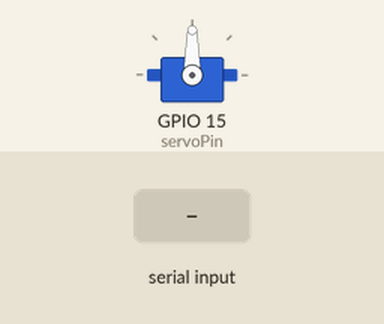
The sketch below on a simulated ESP32. On the bench: servo. Inputs (shaded band) come from the test bench.

Above: at 1.2 s.
1.3 s: "30,150\n" received over Serial
At 2.9 s:
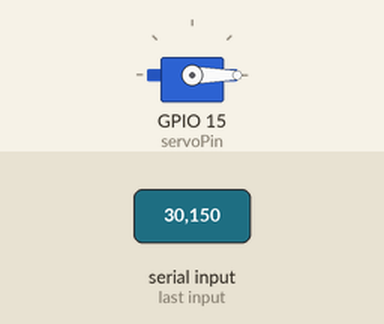
4.0 s: "90,45\n" received over Serial
At 4.9 s:
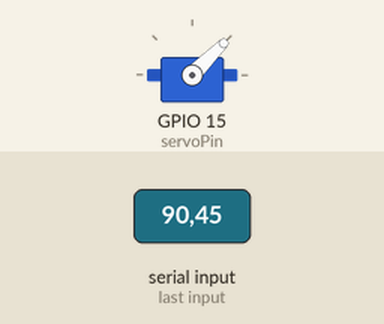
6.7 s: "200\n" received over Serial
At 7.5 s:
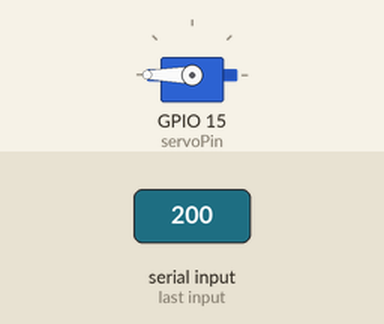
Timing chart, 0 to 9.7 s (numbered marks = the images above; inputs shaded):
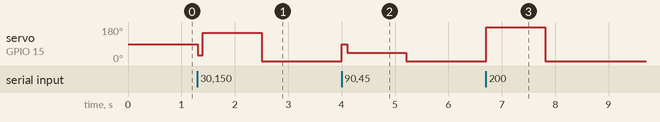

Measured:
- after the input at 1.3 s, servo on GPIO 15 (servoPin): 90° → 30° at once, → 150° 0.10 s later, → 0° 1.1 s later
- after the input at 4.0 s, servo on GPIO 15 (servoPin): 0° → 90° at once, → 45° 0.10 s later, → 0° 1.1 s later
- after the input at 6.7 s, servo on GPIO 15 (servoPin): 0° → 180° at once, → 0° 1.1 s later

The sketch:

Servo_Motor.ino
```cpp
#include <ESP32Servo.h>
const int servoPin = 15;

Servo servo1;

void setup() {

  Serial.begin(115200);
  servo1.attach(servoPin);
}

void loop() {
  if(Serial.available()){
    int angle = Serial.parseInt();
    servo1.write(angle);
  }
  delay(100);

}
```
